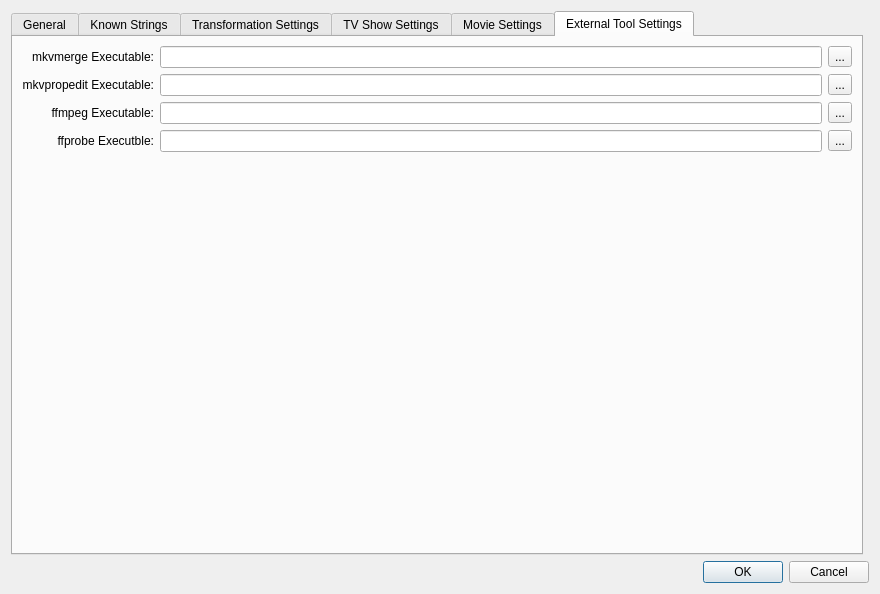
<?xml version="1.0" encoding="UTF-8"?>
<ui version="4.0">
 <class>NMediaManager::NUi::CPreferences</class>
 <widget class="QDialog" name="NMediaManager::NUi::CPreferences">
  <property name="geometry">
   <rect>
    <x>0</x>
    <y>0</y>
    <width>880</width>
    <height>594</height>
   </rect>
  </property>
  <property name="windowTitle">
   <string>Preferences</string>
  </property>
  <layout class="QGridLayout" name="gridLayout_2">
   <item row="1" column="0" colspan="2">
    <widget class="QDialogButtonBox" name="buttonBox">
     <property name="orientation">
      <enum>Qt::Horizontal</enum>
     </property>
     <property name="standardButtons">
      <set>QDialogButtonBox::Cancel|QDialogButtonBox::Ok</set>
     </property>
    </widget>
   </item>
   <item row="0" column="0">
    <widget class="QTabWidget" name="tabWidget">
     <property name="currentIndex">
      <number>5</number>
     </property>
     <widget class="QWidget" name="tab_5">
      <attribute name="title">
       <string>General</string>
      </attribute>
      <layout class="QGridLayout" name="gridLayout_8">
       <item row="1" column="1">
        <widget class="QLineEdit" name="subtitleExtensions"/>
       </item>
       <item row="0" column="1">
        <widget class="QLineEdit" name="mediaExtensions">
         <property name="sizePolicy">
          <sizepolicy hsizetype="Expanding" vsizetype="Fixed">
           <horstretch>0</horstretch>
           <verstretch>0</verstretch>
          </sizepolicy>
         </property>
         <property name="text">
          <string/>
         </property>
        </widget>
       </item>
       <item row="0" column="0">
        <widget class="QLabel" name="label_5">
         <property name="text">
          <string>Media Extensions:</string>
         </property>
        </widget>
       </item>
       <item row="1" column="0">
        <widget class="QLabel" name="label_2">
         <property name="text">
          <string>Subtitle Extensions:</string>
         </property>
        </widget>
       </item>
       <item row="2" column="0">
        <spacer name="verticalSpacer_6">
         <property name="orientation">
          <enum>Qt::Vertical</enum>
         </property>
         <property name="sizeHint" stdset="0">
          <size>
           <width>20</width>
           <height>40</height>
          </size>
         </property>
        </spacer>
       </item>
      </layout>
     </widget>
     <widget class="QWidget" name="tab_6">
      <attribute name="title">
       <string>Known Strings</string>
      </attribute>
      <layout class="QVBoxLayout" name="verticalLayout">
       <item>
        <widget class="QGroupBox" name="groupBox">
         <property name="title">
          <string>Known Strings to Remove from Paths:</string>
         </property>
         <layout class="QGridLayout" name="gridLayout">
          <item row="0" column="1">
           <widget class="QToolButton" name="btnAddKnownString">
            <property name="text">
             <string>...</string>
            </property>
            <property name="icon">
             <iconset resource="../SABUtils/resources/SABUtils.qrc">
              <normaloff>:/SABUtilsResources/add.png</normaloff>:/SABUtilsResources/add.png</iconset>
            </property>
           </widget>
          </item>
          <item row="1" column="1">
           <widget class="QToolButton" name="btnDelKnownString">
            <property name="text">
             <string>...</string>
            </property>
            <property name="icon">
             <iconset resource="../SABUtils/resources/SABUtils.qrc">
              <normaloff>:/SABUtilsResources/delete.png</normaloff>:/SABUtilsResources/delete.png</iconset>
            </property>
           </widget>
          </item>
          <item row="2" column="1">
           <spacer name="verticalSpacer">
            <property name="orientation">
             <enum>Qt::Vertical</enum>
            </property>
            <property name="sizeHint" stdset="0">
             <size>
              <width>20</width>
              <height>174</height>
             </size>
            </property>
           </spacer>
          </item>
          <item row="0" column="0" rowspan="3">
           <widget class="QListView" name="knownStrings"/>
          </item>
         </layout>
        </widget>
       </item>
       <item>
        <widget class="QGroupBox" name="groupBox_2">
         <property name="title">
          <string>Known Strings for Extended/Extra Information</string>
         </property>
         <layout class="QGridLayout" name="gridLayout_3">
          <item row="0" column="1">
           <widget class="QToolButton" name="btnAddExtraString">
            <property name="text">
             <string>...</string>
            </property>
            <property name="icon">
             <iconset resource="../SABUtils/resources/SABUtils.qrc">
              <normaloff>:/SABUtilsResources/add.png</normaloff>:/SABUtilsResources/add.png</iconset>
            </property>
           </widget>
          </item>
          <item row="1" column="1">
           <widget class="QToolButton" name="btnDelExtraString">
            <property name="text">
             <string>...</string>
            </property>
            <property name="icon">
             <iconset resource="../SABUtils/resources/SABUtils.qrc">
              <normaloff>:/SABUtilsResources/delete.png</normaloff>:/SABUtilsResources/delete.png</iconset>
            </property>
           </widget>
          </item>
          <item row="2" column="1">
           <spacer name="verticalSpacer_5">
            <property name="orientation">
             <enum>Qt::Vertical</enum>
            </property>
            <property name="sizeHint" stdset="0">
             <size>
              <width>20</width>
              <height>174</height>
             </size>
            </property>
           </spacer>
          </item>
          <item row="0" column="0" rowspan="3">
           <widget class="QListView" name="knownExtraStrings"/>
          </item>
         </layout>
        </widget>
       </item>
       <item>
        <widget class="QGroupBox" name="groupBox_3">
         <property name="title">
          <string>Known Abbreviations</string>
         </property>
         <layout class="QGridLayout" name="gridLayout_9">
          <item row="0" column="1">
           <widget class="QToolButton" name="btnAddAbbreviation">
            <property name="text">
             <string>...</string>
            </property>
            <property name="icon">
             <iconset resource="../SABUtils/resources/SABUtils.qrc">
              <normaloff>:/SABUtilsResources/add.png</normaloff>:/SABUtilsResources/add.png</iconset>
            </property>
           </widget>
          </item>
          <item row="1" column="1">
           <widget class="QToolButton" name="btnDelAbbreviation">
            <property name="text">
             <string>...</string>
            </property>
            <property name="icon">
             <iconset resource="../SABUtils/resources/SABUtils.qrc">
              <normaloff>:/SABUtilsResources/delete.png</normaloff>:/SABUtilsResources/delete.png</iconset>
            </property>
           </widget>
          </item>
          <item row="2" column="1">
           <spacer name="verticalSpacer_8">
            <property name="orientation">
             <enum>Qt::Vertical</enum>
            </property>
            <property name="sizeHint" stdset="0">
             <size>
              <width>20</width>
              <height>174</height>
             </size>
            </property>
           </spacer>
          </item>
          <item row="0" column="0" rowspan="3">
           <widget class="QTreeView" name="knownAbbreviations"/>
          </item>
         </layout>
        </widget>
       </item>
      </layout>
     </widget>
     <widget class="QWidget" name="tab">
      <attribute name="title">
       <string>Transformation Settings</string>
      </attribute>
      <layout class="QGridLayout" name="gridLayout_7">
       <item row="0" column="0" colspan="2">
        <widget class="QCheckBox" name="treatAsTVShowByDefault">
         <property name="text">
          <string>Treat as TV Show by default? (when auto determine fails)</string>
         </property>
        </widget>
       </item>
       <item row="1" column="0" colspan="2">
        <widget class="QCheckBox" name="exactMatchesOnly">
         <property name="text">
          <string>Exact Matches Only?</string>
         </property>
        </widget>
       </item>
       <item row="2" column="0">
        <spacer name="verticalSpacer_7">
         <property name="orientation">
          <enum>Qt::Vertical</enum>
         </property>
         <property name="sizeHint" stdset="0">
          <size>
           <width>20</width>
           <height>40</height>
          </size>
         </property>
        </spacer>
       </item>
      </layout>
     </widget>
     <widget class="QWidget" name="tab_2">
      <attribute name="title">
       <string>TV Show Settings</string>
      </attribute>
      <layout class="QGridLayout" name="gridLayout_4">
       <item row="0" column="1">
        <widget class="QLineEdit" name="tvOutDirPattern">
         <property name="sizePolicy">
          <sizepolicy hsizetype="Expanding" vsizetype="Fixed">
           <horstretch>0</horstretch>
           <verstretch>0</verstretch>
          </sizepolicy>
         </property>
         <property name="text">
          <string/>
         </property>
        </widget>
       </item>
       <item row="1" column="1">
        <widget class="QLineEdit" name="tvOutFilePattern"/>
       </item>
       <item row="1" column="0">
        <widget class="QLabel" name="label_6">
         <property name="text">
          <string>Output File Template:</string>
         </property>
        </widget>
       </item>
       <item row="0" column="0">
        <widget class="QLabel" name="label_10">
         <property name="text">
          <string>Output Directory Template:</string>
         </property>
        </widget>
       </item>
       <item row="3" column="0" colspan="2">
        <widget class="QLabel" name="label_3">
         <property name="text">
          <string>&lt;html&gt;&lt;head/&gt;&lt;body&gt;&lt;p&gt;In the output names, use the following tags:&lt;/p&gt;&lt;ul style=&quot;margin-top: 0px; margin-bottom: 0px; margin-left: 0px; margin-right: 0px; -qt-list-indent: 1;&quot;&gt;&lt;li style=&quot; margin-top:12px; margin-bottom:0px; margin-left:0px; margin-right:0px; -qt-block-indent:0; text-indent:0px;&quot;&gt;&amp;lt;title&amp;gt;: Program/Movie Title&lt;/li&gt;&lt;li style=&quot; margin-top:0px; margin-bottom:0px; margin-left:0px; margin-right:0px; -qt-block-indent:0; text-indent:0px;&quot;&gt;&amp;lt;year&amp;gt;: Release Year&lt;/li&gt;&lt;li style=&quot; margin-top:0px; margin-bottom:0px; margin-left:0px; margin-right:0px; -qt-block-indent:0; text-indent:0px;&quot;&gt;&amp;lt;tmdbid&amp;gt;: The Movie Database ID&lt;/li&gt;&lt;li style=&quot; margin-top:0px; margin-bottom:0px; margin-left:0px; margin-right:0px; -qt-block-indent:0; text-indent:0px;&quot;&gt;&amp;lt;season&amp;gt;: Season Number&lt;/li&gt;&lt;li style=&quot; margin-top:0px; margin-bottom:0px; margin-left:0px; margin-right:0px; -qt-block-indent:0; text-indent:0px;&quot;&gt;&amp;lt;episode&amp;gt;: Episode Number&lt;/li&gt;&lt;li style=&quot; margin-top:0px; margin-bottom:0px; margin-left:0px; margin-right:0px; -qt-block-indent:0; text-indent:0px;&quot;&gt;&amp;lt;episode_title&amp;gt;: Episode Title/Name&lt;/li&gt;&lt;li style=&quot; margin-top:0px; margin-bottom:12px; margin-left:0px; margin-right:0px; -qt-block-indent:0; text-indent:0px;&quot;&gt;&amp;lt;extra_info&amp;gt;: Extra Information (Such as Unrated/Work Copy)&lt;/li&gt;&lt;/ul&gt;&lt;/body&gt;&lt;/html&gt;</string>
         </property>
         <property name="wordWrap">
          <bool>true</bool>
         </property>
        </widget>
       </item>
       <item row="4" column="0">
        <spacer name="verticalSpacer_2">
         <property name="orientation">
          <enum>Qt::Vertical</enum>
         </property>
         <property name="sizeHint" stdset="0">
          <size>
           <width>20</width>
           <height>471</height>
          </size>
         </property>
        </spacer>
       </item>
      </layout>
     </widget>
     <widget class="QWidget" name="tab_3">
      <attribute name="title">
       <string>Movie Settings</string>
      </attribute>
      <layout class="QGridLayout" name="gridLayout_5">
       <item row="1" column="1">
        <widget class="QLineEdit" name="movieOutFilePattern"/>
       </item>
       <item row="0" column="1">
        <widget class="QLineEdit" name="movieOutDirPattern">
         <property name="sizePolicy">
          <sizepolicy hsizetype="Expanding" vsizetype="Fixed">
           <horstretch>0</horstretch>
           <verstretch>0</verstretch>
          </sizepolicy>
         </property>
         <property name="text">
          <string/>
         </property>
        </widget>
       </item>
       <item row="0" column="0">
        <widget class="QLabel" name="label_9">
         <property name="text">
          <string>Output Directory Template:</string>
         </property>
        </widget>
       </item>
       <item row="3" column="0" colspan="3">
        <widget class="QLabel" name="label_4">
         <property name="text">
          <string>&lt;html&gt;&lt;head/&gt;&lt;body&gt;&lt;p&gt;In the output names, use the following tags:&lt;/p&gt;&lt;ul style=&quot;margin-top: 0px; margin-bottom: 0px; margin-left: 0px; margin-right: 0px; -qt-list-indent: 1;&quot;&gt;&lt;li style=&quot; margin-top:12px; margin-bottom:0px; margin-left:0px; margin-right:0px; -qt-block-indent:0; text-indent:0px;&quot;&gt;&amp;lt;title&amp;gt;: Program/Movie Title&lt;/li&gt;&lt;li style=&quot; margin-top:0px; margin-bottom:0px; margin-left:0px; margin-right:0px; -qt-block-indent:0; text-indent:0px;&quot;&gt;&amp;lt;year&amp;gt;: Release Year&lt;/li&gt;&lt;li style=&quot; margin-top:0px; margin-bottom:0px; margin-left:0px; margin-right:0px; -qt-block-indent:0; text-indent:0px;&quot;&gt;&amp;lt;tmdbid&amp;gt;: The Movie Database ID&lt;/li&gt;&lt;li style=&quot; margin-top:0px; margin-bottom:12px; margin-left:0px; margin-right:0px; -qt-block-indent:0; text-indent:0px;&quot;&gt;&amp;lt;extra_info&amp;gt;: Extra Information (Such as Unrated/Work Copy)&lt;/li&gt;&lt;/ul&gt;&lt;/body&gt;&lt;/html&gt;</string>
         </property>
         <property name="wordWrap">
          <bool>true</bool>
         </property>
        </widget>
       </item>
       <item row="1" column="0">
        <widget class="QLabel" name="label_7">
         <property name="text">
          <string>Output File Template:</string>
         </property>
        </widget>
       </item>
       <item row="4" column="0">
        <spacer name="verticalSpacer_3">
         <property name="orientation">
          <enum>Qt::Vertical</enum>
         </property>
         <property name="sizeHint" stdset="0">
          <size>
           <width>20</width>
           <height>309</height>
          </size>
         </property>
        </spacer>
       </item>
      </layout>
     </widget>
     <widget class="QWidget" name="tab_4">
      <attribute name="title">
       <string>External Tool Settings</string>
      </attribute>
      <layout class="QGridLayout" name="gridLayout_6">
       <item row="4" column="0">
        <spacer name="verticalSpacer_4">
         <property name="orientation">
          <enum>Qt::Vertical</enum>
         </property>
         <property name="sizeHint" stdset="0">
          <size>
           <width>20</width>
           <height>40</height>
          </size>
         </property>
        </spacer>
       </item>
       <item row="1" column="1">
        <widget class="NSABUtils::CDelayLineEdit" name="mkvPropEditExe">
         <property name="sizePolicy">
          <sizepolicy hsizetype="Expanding" vsizetype="Fixed">
           <horstretch>0</horstretch>
           <verstretch>0</verstretch>
          </sizepolicy>
         </property>
        </widget>
       </item>
       <item row="2" column="0">
        <widget class="QLabel" name="label_11">
         <property name="text">
          <string>ffmpeg Executable:</string>
         </property>
         <property name="alignment">
          <set>Qt::AlignRight|Qt::AlignTrailing|Qt::AlignVCenter</set>
         </property>
        </widget>
       </item>
       <item row="2" column="2">
        <widget class="QToolButton" name="btnSelectFFMpegExe">
         <property name="text">
          <string>...</string>
         </property>
         <property name="icon">
          <iconset resource="../SABUtils/resources/SABUtils.qrc">
           <normaloff>:/SABUtilsResources/open.png</normaloff>:/SABUtilsResources/open.png</iconset>
         </property>
        </widget>
       </item>
       <item row="0" column="1">
        <widget class="NSABUtils::CDelayLineEdit" name="mkvMergeExe">
         <property name="sizePolicy">
          <sizepolicy hsizetype="Expanding" vsizetype="Fixed">
           <horstretch>0</horstretch>
           <verstretch>0</verstretch>
          </sizepolicy>
         </property>
        </widget>
       </item>
       <item row="2" column="1">
        <widget class="NSABUtils::CDelayLineEdit" name="ffmpegExe"/>
       </item>
       <item row="1" column="0">
        <widget class="QLabel" name="label_8">
         <property name="text">
          <string>mkvpropedit Executable:</string>
         </property>
         <property name="alignment">
          <set>Qt::AlignRight|Qt::AlignTrailing|Qt::AlignVCenter</set>
         </property>
        </widget>
       </item>
       <item row="0" column="0">
        <widget class="QLabel" name="label">
         <property name="text">
          <string>mkvmerge Executable:</string>
         </property>
         <property name="alignment">
          <set>Qt::AlignRight|Qt::AlignTrailing|Qt::AlignVCenter</set>
         </property>
        </widget>
       </item>
       <item row="0" column="2">
        <widget class="QToolButton" name="btnSelectMKVMergeExe">
         <property name="text">
          <string>...</string>
         </property>
         <property name="icon">
          <iconset resource="../SABUtils/resources/SABUtils.qrc">
           <normaloff>:/SABUtilsResources/open.png</normaloff>:/SABUtilsResources/open.png</iconset>
         </property>
        </widget>
       </item>
       <item row="1" column="2">
        <widget class="QToolButton" name="btnSelectMKVPropEditExe">
         <property name="text">
          <string>...</string>
         </property>
         <property name="icon">
          <iconset resource="../SABUtils/resources/SABUtils.qrc">
           <normaloff>:/SABUtilsResources/open.png</normaloff>:/SABUtilsResources/open.png</iconset>
         </property>
        </widget>
       </item>
       <item row="3" column="0">
        <widget class="QLabel" name="label_12">
         <property name="text">
          <string>ffprobe Executble:</string>
         </property>
         <property name="alignment">
          <set>Qt::AlignRight|Qt::AlignTrailing|Qt::AlignVCenter</set>
         </property>
        </widget>
       </item>
       <item row="3" column="1">
        <widget class="NSABUtils::CDelayLineEdit" name="ffprobeExe"/>
       </item>
       <item row="3" column="2">
        <widget class="QToolButton" name="btnSelectFFProbeExe">
         <property name="text">
          <string>...</string>
         </property>
         <property name="icon">
          <iconset resource="../SABUtils/resources/SABUtils.qrc">
           <normaloff>:/SABUtilsResources/open.png</normaloff>:/SABUtilsResources/open.png</iconset>
         </property>
        </widget>
       </item>
      </layout>
     </widget>
    </widget>
   </item>
  </layout>
 </widget>
 <customwidgets>
  <customwidget>
   <class>NSABUtils::CDelayLineEdit</class>
   <extends>QLineEdit</extends>
   <header>SABUtils/DelayLineEdit.h</header>
  </customwidget>
 </customwidgets>
 <tabstops>
  <tabstop>mediaExtensions</tabstop>
  <tabstop>subtitleExtensions</tabstop>
  <tabstop>knownStrings</tabstop>
  <tabstop>btnAddKnownString</tabstop>
  <tabstop>btnDelKnownString</tabstop>
  <tabstop>knownExtraStrings</tabstop>
  <tabstop>btnAddExtraString</tabstop>
  <tabstop>btnDelExtraString</tabstop>
  <tabstop>knownAbbreviations</tabstop>
  <tabstop>btnAddAbbreviation</tabstop>
  <tabstop>btnDelAbbreviation</tabstop>
  <tabstop>treatAsTVShowByDefault</tabstop>
  <tabstop>exactMatchesOnly</tabstop>
  <tabstop>tvOutDirPattern</tabstop>
  <tabstop>tvOutFilePattern</tabstop>
  <tabstop>movieOutDirPattern</tabstop>
  <tabstop>movieOutFilePattern</tabstop>
  <tabstop>mkvMergeExe</tabstop>
  <tabstop>btnSelectMKVMergeExe</tabstop>
  <tabstop>mkvPropEditExe</tabstop>
  <tabstop>btnSelectMKVPropEditExe</tabstop>
  <tabstop>ffmpegExe</tabstop>
  <tabstop>btnSelectFFMpegExe</tabstop>
  <tabstop>ffprobeExe</tabstop>
  <tabstop>btnSelectFFProbeExe</tabstop>
  <tabstop>tabWidget</tabstop>
 </tabstops>
 <resources>
  <include location="application.qrc"/>
  <include location="../SABUtils/resources/SABUtils.qrc"/>
 </resources>
 <connections>
  <connection>
   <sender>buttonBox</sender>
   <signal>accepted()</signal>
   <receiver>NMediaManager::NUi::CPreferences</receiver>
   <slot>accept()</slot>
   <hints>
    <hint type="sourcelabel">
     <x>248</x>
     <y>254</y>
    </hint>
    <hint type="destinationlabel">
     <x>157</x>
     <y>274</y>
    </hint>
   </hints>
  </connection>
  <connection>
   <sender>buttonBox</sender>
   <signal>rejected()</signal>
   <receiver>NMediaManager::NUi::CPreferences</receiver>
   <slot>reject()</slot>
   <hints>
    <hint type="sourcelabel">
     <x>316</x>
     <y>260</y>
    </hint>
    <hint type="destinationlabel">
     <x>286</x>
     <y>274</y>
    </hint>
   </hints>
  </connection>
 </connections>
</ui>
